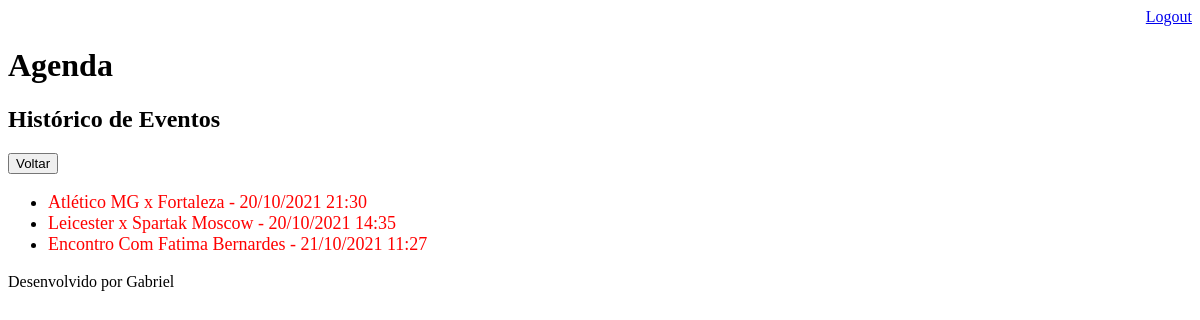
The page /agenda/historico/ (signed in) on the database as committed earlier.
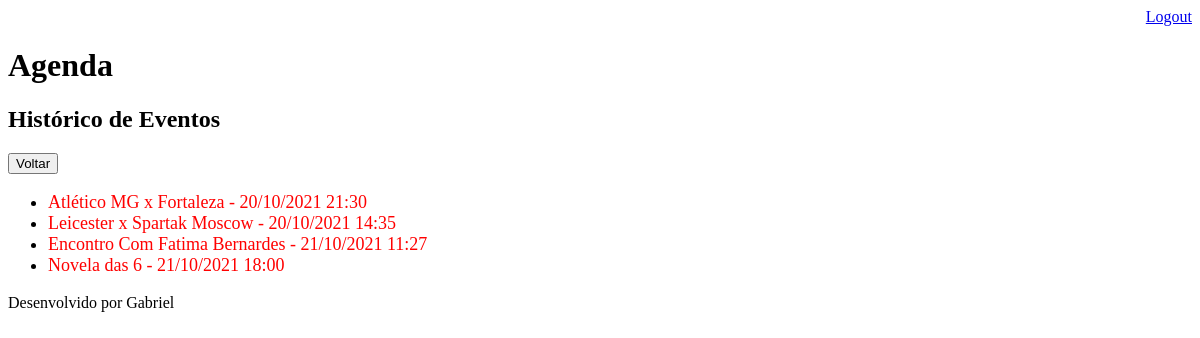
The same page on the database as committed later.
### core/models.py (models this page shows, shortened)
class Evento(models.Model):
    titulo = models.CharField(max_length=100)
    descricao = models.TextField(blank=True, null=True)
    data = models.DateTimeField(verbose_name='Data do Evento')
    datacriacao = models.DateTimeField(auto_now=True, verbose_name='Data de Criação')
    usuario = models.ForeignKey(User, on_delete=models.CASCADE, verbose_name='Usuário')
    local = models.CharField(max_length=100, null=True)
    class Meta:
        db_table = 'evento'
    def get_data(self):
        return self.data.strftime('%d/%m/%Y %H:%M')

### core/views.py (the view)
# urls.py: path('agenda/historico/', views.historico),
@login_required(login_url='/login/')
def historico(request):
    usuario = request.user
    data_atual = djangotimezone.now()
    eventos_ = Evento.objects.filter(usuario=usuario,
                                     data__lt=data_atual)
    dados = {'eventos': eventos_}
    return render(request, 'historico.html', dados)

### templates/historico.html
{% extends "model-page.html" %}
{% block content %}
    <h2>Histórico de Eventos</h2>
    <a href="../">
        <button type="button">Voltar</button>
    </a>
    <ul style="font-size:18px">
    {% for evento in eventos %}
        <li>
            <div style="color:red">
                {{ evento.titulo }} - {{ evento.get_data }}
            </div>
        </li>
    {% endfor %}
    </ul>
{% endblock %}

### templates/model-page.html
<!DOCTYPE html>
<html lang="en">
<head>
    {% include "model-header.html" %}
</head>
<body>
    {% block content %} {% endblock %}
    {% include "model-footer.html" %}
</body>
</html>

### templates/model-header.html (shortened to what this page needs)
    <div align="right">
        <a href="/logout">Logout</a>
    </div>
    <h1>Agenda</h1>

### templates/model-footer.html
<p>Desenvolvido por Gabriel</p>

Rows that differ between the two databases and show on the page:
added Evento: titulo "Novela das 6", get_data "21/10/2021 18:00"
